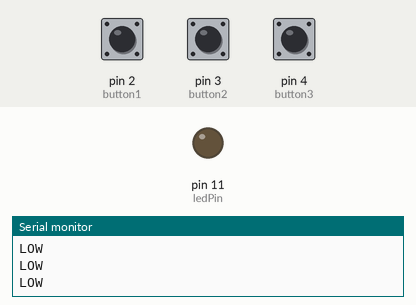
Simulated run of this sketch. Board: Arduino Uno, built with avr-gcc and run on an emulated ATmega328P. Parts: output pins drawn as LEDs (lit = HIGH), the last lines printed to the serial monitor. The test bench sets the inputs (shaded band); at power-on: pin 2 (button1) LOW, pin 3 (button2) LOW, pin 4 (button3) LOW.

Above: at 1.2 s.
1.3 s: pin 2 (button1) pulled HIGH for 0.15 s
At 1.45 s:
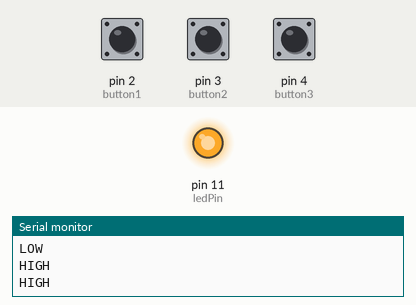
3.1 s: pin 3 (button2) pulled HIGH for 0.15 s
At 3.25 s:
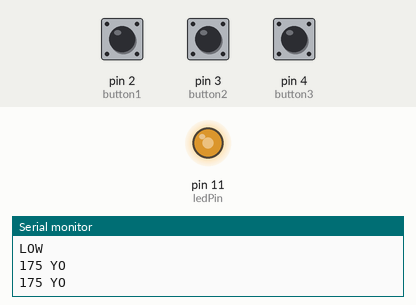
4.9 s: pin 4 (button3) pulled HIGH for 0.15 s
At 5.05 s:
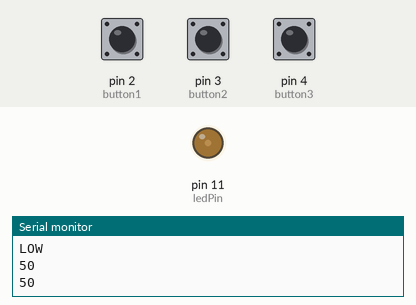
6.7 s: pin 4 (button3) pulled HIGH for 3.2 s
At 11.2 s:
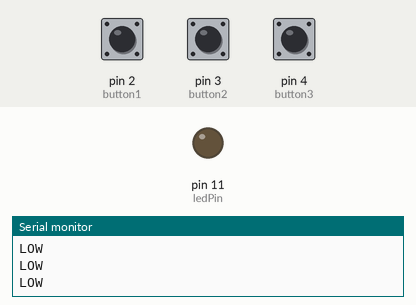
11.5 s: pin 2 (button1) pulled HIGH for 3.2 s
At 12.5 s:
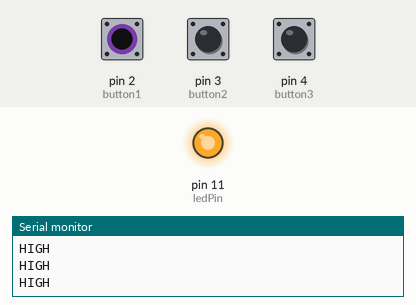
Timing chart, 0 to 16.3 s (numbered marks = the images above; inputs shaded):
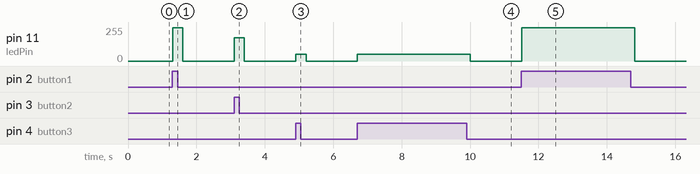

The sketch:

LED_button_starter-v1.0.0.ino
```cpp
// constants won't change. They're used here to
// set pin numbers:
const int button1 = 2;     // the number of the pushbutton pin
const int button2 = 3;
const int button3 = 4;
const int ledPin =  11;      // the number of the LED pin

// variables will change:
int button1state = 1;         // variable for reading the pushbutton status
int button2state = 1;
int button3state = 1;

// variable for a button down
int buttonpress = 0;

void setup() {
  // initialize the LED pin as an output:
  pinMode(ledPin, OUTPUT);
  // initialize the button pins as an inputs:
  pinMode(button1, INPUT);
  pinMode(button2, INPUT);
  pinMode(button3, INPUT);
  // initialize the Serial
  Serial.begin(9600);
}

void loop() {
  // read the state of the pushbutton value:
  button1state = digitalRead(button1);
  button2state = digitalRead(button2);
  button3state = digitalRead(button3);

  //button press variable reset to zero
  buttonpress = 0;

  // check if the pushbutton is pressed.
  // if it is, the buttonState is HIGH:
  if (button1state == HIGH) {
    // turn LED on:
    analogWrite(ledPin, 250);
    Serial.println("HIGH");
    buttonpress ++;
  }
  if (button2state == HIGH) {
    //turn LED on at 175
    analogWrite(ledPin, 175);
    Serial.println("175 YO");
    buttonpress ++;
  }
  if (button3state == HIGH) {
    //turn LED on at 50
    analogWrite(ledPin, 50);
    Serial.println("50");
    buttonpress ++;
  }
  delay(100);
  if (buttonpress == 0) {
    // turn LED off:
    analogWrite(ledPin, 0);
    Serial.println("LOW");
  }
}
```

Measured:
- after the input at 1.3 s, pin 11 (ledPin): 0/255 → 250/255 at once, → 0/255 0.30 s later
- after the input at 3.1 s, pin 11 (ledPin): 0/255 → 175/255 at once, → 0/255 0.30 s later
- after the input at 4.9 s, pin 11 (ledPin): 0/255 → 50/255 at once, → 0/255 0.30 s later
- after the input at 6.7 s, pin 11 (ledPin): 0/255 → 50/255 at once, → 0/255 3.3 s later
- after the input at 11.5 s, pin 11 (ledPin): 0/255 → 250/255 at once, → 0/255 3.3 s later
